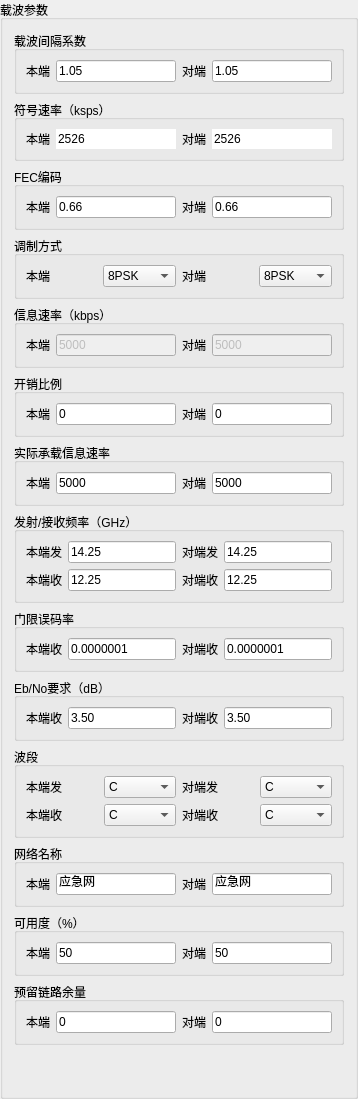
             <widget class="QGroupBox" name="groupBox_6">
              <property name="title">
               <string>载波参数</string>
              </property>
              <layout class="QVBoxLayout" name="verticalLayout_5">
               <item>
                <widget class="QGroupBox" name="groupBox_17">
                 <property name="title">
                  <string>载波间隔系数</string>
                 </property>
                 <layout class="QHBoxLayout" name="horizontalLayout_14">
                  <item>
                   <widget class="QLabel" name="label_25">
                    <property name="text">
                     <string>本端</string>
                    </property>
                   </widget>
                  </item>
                  <item>
                   <widget class="QLineEdit" name="ledit_bd_CarrierSpacingFactor">
                    <property name="text">
                     <string>1.05</string>
                    </property>
                   </widget>
                  </item>
                  <item>
                   <widget class="QLabel" name="label_26">
                    <property name="text">
                     <string>对端</string>
                    </property>
                   </widget>
                  </item>
                  <item>
                   <widget class="QLineEdit" name="ledit_dd_CarrierSpacingFactor">
                    <property name="text">
                     <string>1.05</string>
                    </property>
                   </widget>
                  </item>
                 </layout>
                </widget>
               </item>
               <item>
                <widget class="QGroupBox" name="groupBox_28">
                 <property name="title">
                  <string>符号速率（ksps）</string>
                 </property>
                 <layout class="QHBoxLayout" name="horizontalLayout_13">
                  <item>
                   <widget class="QLabel" name="label_27">
                    <property name="text">
                     <string>本端</string>
                    </property>
                   </widget>
                  </item>
                  <item>
                   <widget class="QLineEdit" name="ledit_bd_CarrierSymbleRate">
                    <property name="enabled">
                     <bool>true</bool>
                    </property>
                    <property name="text">
                     <string>2526</string>
                    </property>
                    <property name="frame">
                     <bool>false</bool>
                    </property>
                    <property name="readOnly">
                     <bool>true</bool>
                    </property>
                   </widget>
                  </item>
                  <item>
                   <widget class="QLabel" name="label_28">
                    <property name="text">
                     <string>对端</string>
                    </property>
                   </widget>
                  </item>
                  <item>
                   <widget class="QLineEdit" name="ledit_dd_CarrierSymbleRate">
                    <property name="enabled">
                     <bool>true</bool>
                    </property>
                    <property name="text">
                     <string>2526</string>
                    </property>
                    <property name="frame">
                     <bool>false</bool>
                    </property>
                    <property name="readOnly">
                     <bool>true</bool>
                    </property>
                   </widget>
                  </item>
                 </layout>
                </widget>
               </item>
               <item>
                <widget class="QGroupBox" name="groupBox_11">
                 <property name="title">
                  <string>FEC编码</string>
                 </property>
                 <layout class="QHBoxLayout" name="horizontalLayout_7">
                  <item>
                   <widget class="QLabel" name="label_13">
                    <property name="text">
                     <string>本端</string>
                    </property>
                   </widget>
                  </item>
                  <item>
                   <widget class="QLineEdit" name="ledit_bd_FECcode">
                    <property name="text">
                     <string>0.66</string>
                    </property>
                   </widget>
                  </item>
                  <item>
                   <widget class="QLabel" name="label_14">
                    <property name="text">
                     <string>对端</string>
                    </property>
                   </widget>
                  </item>
                  <item>
                   <widget class="QLineEdit" name="ledit_dd_FECcode">
                    <property name="text">
                     <string>0.66</string>
                    </property>
                   </widget>
                  </item>
                 </layout>
                </widget>
               </item>
               <item>
                <widget class="QGroupBox" name="groupBox_29">
                 <property name="title">
                  <string>调制方式</string>
                 </property>
                 <layout class="QHBoxLayout" name="horizontalLayout_17">
                  <item>
                   <widget class="QLabel" name="label_37">
                    <property name="text">
                     <string>本端</string>
                    </property>
                   </widget>
                  </item>
                  <item>
                   <widget class="QComboBox" name="cmbBox_bd_modu">
                    <item>
                     <property name="text">
                      <string>8PSK</string>
                     </property>
                    </item>
                    <item>
                     <property name="text">
                      <string>BPSK</string>
                     </property>
                    </item>
                    <item>
                     <property name="text">
                      <string>QPSK</string>
                     </property>
                    </item>
                    <item>
                     <property name="text">
                      <string>8-ARY</string>
                     </property>
                    </item>
                    <item>
                     <property name="text">
                      <string>16-ARY</string>
                     </property>
                    </item>
                    <item>
                     <property name="text">
                      <string>32-ARY</string>
                     </property>
                    </item>
                   </widget>
                  </item>
                  <item>
                   <widget class="QLabel" name="label_38">
                    <property name="text">
                     <string>对端</string>
                    </property>
                   </widget>
                  </item>
                  <item>
                   <widget class="QComboBox" name="cmbBox_dd_modu">
                    <item>
                     <property name="text">
                      <string>8PSK</string>
                     </property>
                    </item>
                    <item>
                     <property name="text">
                      <string>BPSK</string>
                     </property>
                    </item>
                    <item>
                     <property name="text">
                      <string>QPSK</string>
                     </property>
                    </item>
                    <item>
                     <property name="text">
                      <string>8-ARY</string>
                     </property>
                    </item>
                    <item>
                     <property name="text">
                      <string>16-ARY</string>
                     </property>
                    </item>
                    <item>
                     <property name="text">
                      <string>32-ARY</string>
                     </property>
                    </item>
                   </widget>
                  </item>
                 </layout>
                </widget>
               </item>
               <item>
                <widget class="QGroupBox" name="groupBox_30">
                 <property name="title">
                  <string>信息速率（kbps）</string>
                 </property>
                 <layout class="QHBoxLayout" name="horizontalLayout_19">
                  <item>
                   <widget class="QLabel" name="label_55">
                    <property name="text">
                     <string>本端</string>
                    </property>
                   </widget>
                  </item>
                  <item>
                   <widget class="QLineEdit" name="ledit_bd_infoRate">
                    <property name="enabled">
                     <bool>false</bool>
                    </property>
                    <property name="text">
                     <string>5000</string>
                    </property>
                   </widget>
                  </item>
                  <item>
                   <widget class="QLabel" name="label_56">
                    <property name="text">
                     <string>对端</string>
                    </property>
                   </widget>
                  </item>
                  <item>
                   <widget class="QLineEdit" name="ledit_dd_infoRate">
                    <property name="enabled">
                     <bool>false</bool>
                    </property>
                    <property name="text">
                     <string>5000</string>
                    </property>
                   </widget>
                  </item>
                 </layout>
                </widget>
               </item>
               <item>
                <widget class="QGroupBox" name="groupBox_32">
                 <property name="title">
                  <string>开销比例</string>
                 </property>
                 <layout class="QHBoxLayout" name="horizontalLayout_28">
                  <item>
                   <widget class="QLabel" name="label_59">
                    <property name="text">
                     <string>本端</string>
                    </property>
                   </widget>
                  </item>
                  <item>
                   <widget class="QLineEdit" name="ledit_bd_spendingRatio">
                    <property name="text">
                     <string>0</string>
                    </property>
                   </widget>
                  </item>
                  <item>
                   <widget class="QLabel" name="label_60">
                    <property name="text">
                     <string>对端</string>
                    </property>
                   </widget>
                  </item>
                  <item>
                   <widget class="QLineEdit" name="ledit_dd_spendingRatio">
                    <property name="text">
                     <string>0</string>
                    </property>
                   </widget>
                  </item>
                 </layout>
                </widget>
               </item>
               <item>
                <widget class="QGroupBox" name="groupBox_31">
                 <property name="title">
                  <string>实际承载信息速率</string>
                 </property>
                 <layout class="QHBoxLayout" name="horizontalLayout_27">
                  <item>
                   <widget class="QLabel" name="label_57">
                    <property name="text">
                     <string>本端</string>
                    </property>
                   </widget>
                  </item>
                  <item>
                   <widget class="QLineEdit" name="ledit_bd_actualCarryingRate">
                    <property name="enabled">
                     <bool>true</bool>
                    </property>
                    <property name="text">
                     <string>5000</string>
                    </property>
                   </widget>
                  </item>
                  <item>
                   <widget class="QLabel" name="label_58">
                    <property name="text">
                     <string>对端</string>
                    </property>
                   </widget>
                  </item>
                  <item>
                   <widget class="QLineEdit" name="ledit_dd_actualCarryingRate">
                    <property name="enabled">
                     <bool>true</bool>
                    </property>
                    <property name="text">
                     <string>5000</string>
                    </property>
                   </widget>
                  </item>
                 </layout>
                </widget>
               </item>
               <item>
                <widget class="QGroupBox" name="groupBox_33">
                 <property name="title">
                  <string>发射/接收频率（GHz）</string>
                 </property>
                 <layout class="QGridLayout" name="gridLayout_4">
                  <item row="0" column="3">
                   <widget class="QLineEdit" name="ledit_freq_tr_dd">
                    <property name="enabled">
                     <bool>true</bool>
                    </property>
                    <property name="text">
                     <string>14.25</string>
                    </property>
                   </widget>
                  </item>
                  <item row="1" column="3">
                   <widget class="QLineEdit" name="ledit_freq_re_dd">
                    <property name="enabled">
                     <bool>true</bool>
                    </property>
                    <property name="text">
                     <string>12.25</string>
                    </property>
                   </widget>
                  </item>
                  <item row="1" column="1">
                   <widget class="QLineEdit" name="ledit_freq_Re_bd">
                    <property name="enabled">
                     <bool>true</bool>
                    </property>
                    <property name="text">
                     <string>12.25</string>
                    </property>
                   </widget>
                  </item>
                  <item row="0" column="2">
                   <widget class="QLabel" name="label_62">
                    <property name="text">
                     <string>对端发</string>
                    </property>
                   </widget>
                  </item>
                  <item row="1" column="0">
                   <widget class="QLabel" name="label_63">
                    <property name="text">
                     <string>本端收</string>
                    </property>
                   </widget>
                  </item>
                  <item row="0" column="0">
                   <widget class="QLabel" name="label_61">
                    <property name="text">
                     <string>本端发</string>
                    </property>
                   </widget>
                  </item>
                  <item row="0" column="1">
                   <widget class="QLineEdit" name="ledit_freq_tr_bd">
                    <property name="enabled">
                     <bool>true</bool>
                    </property>
                    <property name="text">
                     <string>14.25</string>
                    </property>
                   </widget>
                  </item>
                  <item row="1" column="2">
                   <widget class="QLabel" name="label_64">
                    <property name="text">
                     <string>对端收</string>
                    </property>
                   </widget>
                  </item>
                 </layout>
                </widget>
               </item>
               <item>
                <widget class="QGroupBox" name="groupBox_34">
                 <property name="title">
                  <string>门限误码率</string>
                 </property>
                 <layout class="QHBoxLayout" name="horizontalLayout_36">
                  <item>
                   <widget class="QLabel" name="label_83">
                    <property name="text">
                     <string>本端收</string>
                    </property>
                   </widget>
                  </item>
                  <item>
                   <widget class="QLineEdit" name="ledt_MX_errRt_bd">
                    <property name="enabled">
                     <bool>true</bool>
                    </property>
                    <property name="text">
                     <string>0.0000001</string>
                    </property>
                   </widget>
                  </item>
                  <item>
                   <widget class="QLabel" name="label_84">
                    <property name="text">
                     <string>对端收</string>
                    </property>
                   </widget>
                  </item>
                  <item>
                   <widget class="QLineEdit" name="ledt_MX_errRt_dd">
                    <property name="enabled">
                     <bool>true</bool>
                    </property>
                    <property name="text">
                     <string>0.0000001</string>
                    </property>
                   </widget>
                  </item>
                 </layout>
                </widget>
               </item>
               <item>
                <widget class="QGroupBox" name="groupBox_43">
                 <property name="title">
                  <string>Eb/No要求（dB）</string>
                 </property>
                 <layout class="QHBoxLayout" name="horizontalLayout_37">
                  <item>
                   <widget class="QLabel" name="label_85">
                    <property name="text">
                     <string>本端收</string>
                    </property>
                   </widget>
                  </item>
                  <item>
                   <widget class="QLineEdit" name="ledt_bd_EbN0">
                    <property name="enabled">
                     <bool>true</bool>
                    </property>
                    <property name="text">
                     <string>3.50</string>
                    </property>
                   </widget>
                  </item>
                  <item>
                   <widget class="QLabel" name="label_86">
                    <property name="text">
                     <string>对端收</string>
                    </property>
                   </widget>
                  </item>
                  <item>
                   <widget class="QLineEdit" name="ledt_dd_EbN0">
                    <property name="enabled">
                     <bool>true</bool>
                    </property>
                    <property name="text">
                     <string>3.50</string>
                    </property>
                   </widget>
                  </item>
                 </layout>
                </widget>
               </item>
               <item>
                <widget class="QGroupBox" name="groupBox_45">
                 <property name="title">
                  <string>波段</string>
                 </property>
                 <layout class="QGridLayout" name="gridLayout_6">
                  <item row="1" column="0">
                   <widget class="QLabel" name="label_89">
                    <property name="text">
                     <string>本端收</string>
                    </property>
                   </widget>
                  </item>
                  <item row="0" column="1">
                   <widget class="QComboBox" name="comboBox_15">
                    <item>
                     <property name="text">
                      <string>C</string>
                     </property>
                    </item>
                    <item>
                     <property name="text">
                      <string>Ku</string>
                     </property>
                    </item>
                    <item>
                     <property name="text">
                      <string>Ka</string>
                     </property>
                    </item>
                    <item>
                     <property name="text">
                      <string>L</string>
                     </property>
                    </item>
                    <item>
                     <property name="text">
                      <string>F</string>
                     </property>
                    </item>
                    <item>
                     <property name="text">
                      <string>Q</string>
                     </property>
                    </item>
                    <item>
                     <property name="text">
                      <string>V</string>
                     </property>
                    </item>
                   </widget>
                  </item>
                  <item row="0" column="3">
                   <widget class="QLabel" name="label_90">
                    <property name="text">
                     <string>对端发</string>
                    </property>
                   </widget>
                  </item>
                  <item row="1" column="3">
                   <widget class="QLabel" name="label_91">
                    <property name="text">
                     <string>对端收</string>
                    </property>
                   </widget>
                  </item>
                  <item row="0" column="0">
                   <widget class="QLabel" name="label_92">
                    <property name="text">
                     <string>本端发</string>
                    </property>
                   </widget>
                  </item>
                  <item row="1" column="1">
                   <widget class="QComboBox" name="comboBox_18">
                    <item>
                     <property name="text">
                      <string>C</string>
                     </property>
                    </item>
                    <item>
                     <property name="text">
                      <string>Ku</string>
                     </property>
                    </item>
                    <item>
                     <property name="text">
                      <string>Ka</string>
                     </property>
                    </item>
                    <item>
                     <property name="text">
                      <string>L</string>
                     </property>
                    </item>
                    <item>
                     <property name="text">
                      <string>F</string>
                     </property>
                    </item>
                    <item>
                     <property name="text">
                      <string>Q</string>
                     </property>
                    </item>
                    <item>
                     <property name="text">
                      <string>V</string>
                     </property>
                    </item>
                   </widget>
                  </item>
                  <item row="0" column="4">
                   <widget class="QComboBox" name="comboBox_19">
                    <item>
                     <property name="text">
                      <string>C</string>
                     </property>
                    </item>
                    <item>
                     <property name="text">
                      <string>Ku</string>
                     </property>
                    </item>
                    <item>
                     <property name="text">
                      <string>Ka</string>
                     </property>
                    </item>
                    <item>
                     <property name="text">
                      <string>L</string>
                     </property>
                    </item>
                    <item>
                     <property name="text">
                      <string>F</string>
                     </property>
                    </item>
                    <item>
                     <property name="text">
                      <string>Q</string>
                     </property>
                    </item>
                    <item>
                     <property name="text">
                      <string>V</string>
                     </property>
                    </item>
                   </widget>
                  </item>
                  <item row="1" column="4">
                   <widget class="QComboBox" name="comboBox_20">
                    <item>
                     <property name="text">
                      <string>C</string>
                     </property>
                    </item>
                    <item>
                     <property name="text">
                      <string>Ku</string>
                     </property>
                    </item>
                    <item>
                     <property name="text">
                      <string>Ka</string>
                     </property>
                    </item>
                    <item>
                     <property name="text">
                      <string>L</string>
                     </property>
                    </item>
                    <item>
                     <property name="text">
                      <string>F</string>
                     </property>
                    </item>
                    <item>
                     <property name="text">
                      <string>Q</string>
                     </property>
                    </item>
                    <item>
                     <property name="text">
                      <string>V</string>
                     </property>
                    </item>
                   </widget>
                  </item>
                 </layout>
                </widget>
               </item>
               <item>
                <widget class="QGroupBox" name="groupBox_44">
                 <property name="title">
                  <string>网络名称</string>
                 </property>
                 <layout class="QHBoxLayout" name="horizontalLayout_38">
                  <item>
                   <widget class="QLabel" name="label_87">
                    <property name="text">
                     <string>本端</string>
                    </property>
                   </widget>
                  </item>
                  <item>
                   <widget class="QLineEdit" name="lineEdit_73">
                    <property name="enabled">
                     <bool>true</bool>
                    </property>
                    <property name="text">
                     <string>应急网</string>
                    </property>
                   </widget>
                  </item>
                  <item>
                   <widget class="QLabel" name="label_88">
                    <property name="text">
                     <string>对端</string>
                    </property>
                   </widget>
                  </item>
                  <item>
                   <widget class="QLineEdit" name="lineEdit_74">
                    <property name="enabled">
                     <bool>true</bool>
                    </property>
                    <property name="text">
                     <string>应急网</string>
                    </property>
                   </widget>
                  </item>
                 </layout>
                </widget>
               </item>
               <item>
                <widget class="QGroupBox" name="groupBox_46">
                 <property name="title">
                  <string>可用度（%）</string>
                 </property>
                 <layout class="QHBoxLayout" name="horizontalLayout_39">
                  <item>
                   <widget class="QLabel" name="label_97">
                    <property name="text">
                     <string>本端</string>
                    </property>
                   </widget>
                  </item>
                  <item>
                   <widget class="QLineEdit" name="lineEdit_79">
                    <property name="enabled">
                     <bool>true</bool>
                    </property>
                    <property name="text">
                     <string>50</string>
                    </property>
                   </widget>
                  </item>
                  <item>
                   <widget class="QLabel" name="label_98">
                    <property name="text">
                     <string>对端</string>
                    </property>
                   </widget>
                  </item>
                  <item>
                   <widget class="QLineEdit" name="lineEdit_80">
                    <property name="enabled">
                     <bool>true</bool>
                    </property>
                    <property name="text">
                     <string>50</string>
                    </property>
                   </widget>
                  </item>
                 </layout>
                </widget>
               </item>
               <item>
                <widget class="QGroupBox" name="groupBox_47">
                 <property name="title">
                  <string>预留链路余量</string>
                 </property>
                 <layout class="QHBoxLayout" name="horizontalLayout_40">
                  <item>
                   <widget class="QLabel" name="label_99">
                    <property name="text">
                     <string>本端</string>
                    </property>
                   </widget>
                  </item>
                  <item>
                   <widget class="QLineEdit" name="bd_llyl">
                    <property name="enabled">
                     <bool>true</bool>
                    </property>
                    <property name="text">
                     <string>0</string>
                    </property>
                   </widget>
                  </item>
                  <item>
                   <widget class="QLabel" name="label_100">
                    <property name="text">
                     <string>对端</string>
                    </property>
                   </widget>
                  </item>
                  <item>
                   <widget class="QLineEdit" name="dd_llyl">
                    <property name="enabled">
                     <bool>true</bool>
                    </property>
                    <property name="text">
                     <string>0</string>
                    </property>
                   </widget>
                  </item>
                 </layout>
                </widget>
               </item>
               <item>
                <spacer name="verticalSpacer_2">
                 <property name="orientation">
                  <enum>Qt::Vertical</enum>
                 </property>
                 <property name="sizeHint" stdset="0">
                  <size>
                   <width>20</width>
                   <height>40</height>
                  </size>
                 </property>
                </spacer>
               </item>
              </layout>
             </widget>
